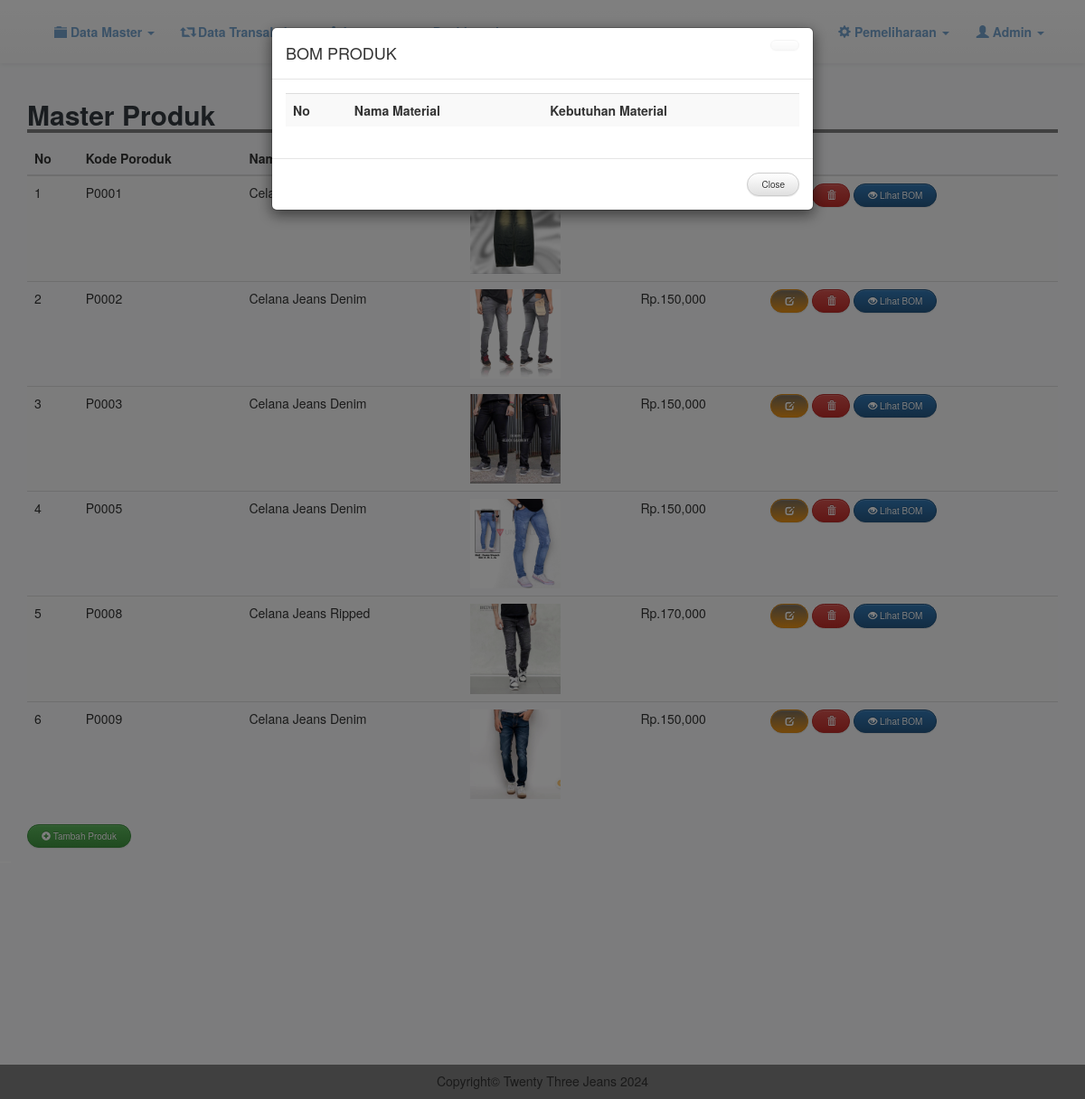
The app's page /admin/bom.php (signed in) with its own data.
### tables this page shows
CREATE TABLE `produk` (
  `kode_produk` varchar(100) NOT NULL,
  `nama` varchar(100) NOT NULL,
  `image` text NOT NULL,
  `deskripsi` text NOT NULL,
  `harga` int(11) NOT NULL
);

### admin/bom.php (the view, shortened to what this page needs)
<?php
include 'header.php';
$kode = $_GET['kode'];
$pr = mysqli_query($conn, "SELECT * FROM produk where kode_produk = '$kode'");
$tam = mysqli_fetch_assoc($pr);
?>
<div class="container">
	<h2 style=" width: 100%; border-bottom: 4px solid gray"><b>Master Produk</b></h2>
		<table class="table table-striped">
			<thead>
				<tr>
					<th scope="col">No</th>
					<th scope="col">Kode Poroduk</th>
					<th scope="col">Nama Produk</th>
					<th scope="col">Image</th>
					<th scope="col">Harga</th>
					<th scope="col">Action</th>
				</tr>
			</thead>
			<tbody>
				<?php
				$result = mysqli_query($conn, "SELECT * FROM produk");
				$no =1;
				while ($row = mysqli_fetch_assoc($result)) {
				?>
					<tr>
						<td ><?= $no; ?></td>
						<td><?= $row['kode_produk']; ?></td>
						<td><?= $row['nama'];  ?></td>
						<td><img src="../image/produk/<?= $row['image']; ?>" width="100"></td>
						<td>Rp.<?= number_format($row['harga' ]);  ?></td>
						<td><a href="edit_produk.php?kode=<?= $row['kode_produk']; ?>" class="btn btn-warning"><i class="glyphicon glyphicon-edit"></i> </a> <a href="proses/del_produk.php?kode=<?= $row['kode_produk']; ?>" class="btn btn-danger"><i class="glyphicon glyphicon-trash"></i> </a> <a href="bom.php?bom=" type="submit" class="btn btn-primary"><i class="glyphicon glyphicon-eye-open"></i> Lihat BOM</button></td>
					</tr>
				<?php
					$no++;
					}
				 ?>
				</tbody>
			</table>
		<a href="tm_produk.php" class="btn btn-success"><i class="glyphicon glyphicon-plus-sign"></i> Tambah Produk</a>
	</div>
<button type="hidden" data-toggle="modal" data-target="#myModal" id="btn" style="background-color: #fff; border: #fff;">
</button>
	<div class="modal fade" id="myModal" tabindex="-1" role="dialog" aria-labelledby="myModalLabel">
		<div class="modal-dialog" role="document">
			<div class="modal-content">
				<div class="modal-header">
						<a href="m_produk.php" class="btn btn-default close"></a>
					<h4 class="modal-title" id="myModalLabel">BOM PRODUK <?= strtoupper($tam['nama']); ?></h4>
				</div>
				<div class="modal-body">
					<table class="table table-striped">
						<tr>
						<th>No</th>
						<th>Nama Material</th>
						<th>Kebutuhan Material</th>
						</tr>
					</table>
				</div>
				<div class="modal-footer">
					<a href="m_produk.php" class="btn btn-default">Close</a>
				</div>
			</div>
		</div>
	</div>
	<?php
	include 'footer.php';
	?>

### css/style.css (style rules this page uses)
body { margin:0; padding: 0; }

### admin/header.php (style rules this page uses)
body { background-color: #f8f9fa; }
h2 { color: #343a40; }
.btn { border-radius: 50px; font-size: 1rem; padding: 0.5rem 1.5rem; }
.btn-success { background-color: #28a745; color: #fff; }
.btn-danger { background-color: #dc3545; color: #fff; }

### records on screen
produk: kode_produk "P0001", nama "Celana…", image (picture)
produk: kode_produk "P0002", nama "Celana Jeans Denim", image (picture), harga "150,000"
produk: kode_produk "P0003", nama "Celana Jeans Denim", image (picture), harga "150,000"
produk: kode_produk "P0005", nama "Celana Jeans Denim", image (picture), harga "150,000"
produk: kode_produk "P0008", nama "Celana Jeans Ripped", image (picture), harga "170,000"
produk: kode_produk "P0009", nama "Celana Jeans Denim", image (picture), harga "150,000"
